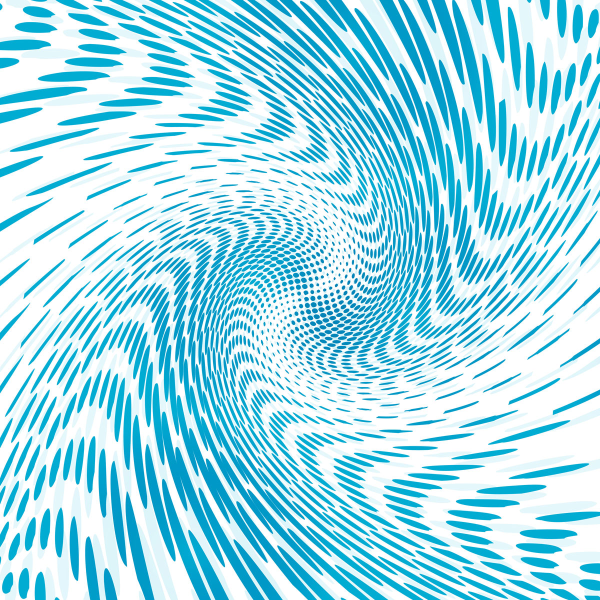
#> input picture Паттерны/Паттерн давление.jpg, 1200 x 1200 px, given in place of fire_inv_1024.png, which was not available (shown at 1/2 size)
$ python build_patterns.py
#> lines starting #> are read from the running program, lines starting #| are printed output that depends on the picture; after the words box and inside, x2 and y2 are one past the last pixel; in counts of white or black regions, pixels touching at a corner belong together; pictures that were not available may be replaced by others from this repository, and a replacement may not be noted
# Adapts source patterns to the in-game style (white mask, alpha levels):
#   line = 1.0, lit field = FILL, dark objects = 0.
# Modes:
#   line  - drawn lines (dark or light) on a flat field: lines -> 1, field -> FILL
#   shape - two-tone shapes: shape interior -> 0, field -> FILL, contour -> 1
#   photo - luminance posterized: bright -> 1, mid -> FILL, dark -> 0
import sys, os
import numpy as np
from PIL import Image, ImageDraw, ImageFilter
from scipy import ndimage as nd

Image.MAX_IMAGE_PIXELS = None
HERE = os.path.dirname(os.path.abspath(__file__))
SRC = os.path.join(HERE, "Исходники")  # исходные картинки паттернов
OUT = os.path.join(HERE, "out")        # готовые маски p_<Элемент>.png
SCR = HERE                             # сюда пишется patterns_preview.png (в Git не попадает)
FILL = 0.55
DARK = 0  # line mode: field farther than this (px on the 1024 canvas) from a line goes dark; 0 = off

# key: (file, mode, options)
CFG = {
    "Ocean": ("ocean pattern.jpg", "line", dict(light=True, pct=82, blur=1.2, scale=0.7)),
    "Rain": ("patter дождь.png", "line", dict(light=True, pct=88, blur=0.8, scale=1.3)),
    "Flare": ("pattern flare.png", "bokeh", dict(pct=97, ring=3, blur=1, sigmas=(28, 18, 11, 7), scale=0.8)),
    "Water": ("water pattern rework.png", "photo", dict(hi=94, lo=22, blur=0.5)),
    "Wind": ("Ветер паттерн.png", "line", dict(light=True, pct=70, blur=1.0)),
    "Earth": ("Земля паттерн.jpg", "line", dict(light=False, pct=18, blur=1.5)),
    "Puddle": ("Лужа паттерн 2.png", "shape", dict(light=False, pct=70, ring=3.5, blur=2, crop=(0.02, 0.02, 0.98, 0.98), scale=1.95)),
    "Pond": ("пруд паттерн.jpg", "line", dict(light=False, pct=34, blur=1.5)),
    "Lightning": ("паттерн молния новый.png", "line", dict(light=True, pct=90, blur=1.0, trunk=True)),
    "Cloud": ("Облако паттерн.png", "line", dict(light=False, pct=14, blur=1.0, crop=(0.01, 0.01, 0.99, 0.99))),
    "Steam": ("Пар паттерн.png", "line", dict(light=False, pct=16, blur=1.5, scale=0.55)),
    "Air": ("Паттерн воздух.png", "shape", dict(light=True, pct=60, ring=3.5, blur=2, scale=0.8)),
    "Soil": ("Паттерн грунт.webp", "line", dict(light=False, pct=14, blur=0.8)),
    "Pressure": ("Давление реворк.png", "line", dict(light=True, pct=72, blur=1.0, scale=1.5, sea=5, sea_area=300, ring=2.5)),
    "Continent": ("Континент реворк.png", "line", dict(light=True, pct=80, blur=1.2, sea=6, ring=3, scale=1.5, shadow=70)),
    "Land": ("Суша реворк.png", "line", dict(light=True, pct=75, blur=1.2, scale=2, sea=4, sea_area=200, ring=2.5)),
    "Hurricane": ("Ураган паттерн.jpg", "shape", dict(light=True, pct=50, ring=3.5, blur=1.5)),
    "Energy": ("Энергия паттерн.png", "shape", dict(light=True, pct=50, ring=3.5, blur=1, scale=1.08, crop=(0.01, 0.01, 0.99, 0.99))),
    "Electricity": ("ПАттерн электричество новый.png", "line", dict(light=True, pct=85, blur=0.8, scale=1.5)),
    "Mist": ("Туман реворк.png", "shape", dict(light=False, pct=62, ring=2.5, blur=1.2)),
    "Smoke": ("Паттерн дым.png", "line", dict(light=True, pct=80, blur=1.5, hp=8)),
    "Sand": ("Паттерн песок.png", "line", dict(light=True, pct=80, blur=1.2)),
    "Dust": ("Паттерн пыль.png", "shape", dict(light=False, pct=35, ring=3, blur=4)),
    "Lava": ("ПАттерн лава.png", "line", dict(light=True, pct=72, blur=1.2)),
    "Volcano": ("Паттерн вулкан.png", "line", dict(light=True, pct=90, blur=1.5, scale=1.3)),
    "Eruption": ("паттерн извержение.png", "shape", dict(light=True, pct=72, ring=2.5, blur=2.5, no_open=True)),
    "Gunpowder": ("паттерн порох.png", "line", dict(light=True, pct=88, blur=1.0, scale=1.6)),
    "Stone": ("stone pattern.png", "line", dict(light=False, pct=22, blur=1.2)),
    "Obsidian": ("Обсидиан реворк.png", "shape", dict(light=False, pct=30, ring=2.5, blur=1.2)),
    "Clay": ("clay pattern.png", "line", dict(light=False, pct=28, blur=1.2)),
    "Mud": ("mud pattern.png", "shape", dict(light=False, pct=55, ring=3, blur=2)),
    "Oxygen": ("oxygen pattern.png", "shape", dict(light=True, pct=85, ring=2.5, blur=1.2, invert=True)),
    "Swamp": ("swamp pattern.png", "line", dict(light=True, pct=68, blur=1.5)),
    "Life": ("life pattern.png", "shape", dict(light=True, pct=55, ring=3, blur=1.5)),
    "Plant": ("plant pattern.png", "line", dict(light=True, pct=72, blur=1.2)),
    "Tree": ("wood pattern.png", "line", dict(light=False, pct=28, blur=1.2)),
    "Island": ("Остров паттерн.png", "shape", dict(light=True, pct=72, ring=3, blur=1.5)),
    "Metal": ("Метаалл паттерн.png", "line", dict(light=True, pct=88, blur=1.0)),
    "Coal": ("Уголь паттерн реворк.jpg", "photo", dict(hi=90, lo=40, blur=0.6)),
    "Diamond": ("Алмаз паттерн реворк.png", "line", dict(light=True, pct=85, blur=1.0)),
    "Smog": ("Смог паттерн реворк.png", "shape", dict(light=False, pct=55, ring=2.5, blur=1.2)),
    "Explosion": ("взрыв паттерн.png", "shape", dict(light=False, pct=62, ring=2.5, blur=1.5)),
    "Earthquake": ("Землетрясение паттерн Реворк.png", "photo", dict(hi=92, lo=12, blur=1.0, shadow=70)),
    "Sound": ("Звук реворк.png", "line", dict(light=True, pct=80, blur=1.0)),
    "Ash": ("Пепел паттерн.png", "shape", dict(light=False, pct=60, ring=2.5, blur=1.5, crop=(0.0, 0.25, 1.0, 0.7), scale=1.8)),
    "Rust": ("Ржавчина паттерн реворк.png", "shape", dict(light=False, pct=65, ring=2.5, blur=1.2)),
    "Antimatter": ("АнтиМатерия Паттерн реворк.png", "line", dict(light=True, pct=86, blur=1.0, scale=2.13)),
    "Poison": ("Яд паттерн.png", "shape", dict(light=False, pct=50, ring=3, blur=1.5)),
    "Frost": ("Иней паттерн.png", "line", dict(light=True, pct=78, blur=2.0, scale=3)),
    "BrickWall": ("Кирпичная стена паттерн.png", "line", dict(light=False, pct=30, blur=1.5, scale=1.9)),
    "Brick": ("Кирпичная стена паттерн.png", "line", dict(light=False, pct=30, blur=3.0, crop=(0.05, 0.05, 0.33, 0.33), scale=6.6)),
    "Blizzard": ("Метель паттерн.png", "line", dict(light=True, pct=82, blur=1.0)),
    "AcidRain": ("Кислотный дождь реворк.png", "line", dict(light=True, pct=84, blur=1.0)),
    "Cold": ("Холод паттерн.png", "line", dict(light=True, pct=84, blur=1.0)),
    "Acid": ("Кислота паттерн.png", "line", dict(light=True, pct=80, blur=1.0)),
    "Soap": ("Мыло паттерн.png", "line", dict(light=True, pct=84, blur=1.0)),
    "Plasma": ("Плазма паттерн.png", "shape", dict(light=False, pct=68, ring=2.5, blur=1.0)),
    "Drought": ("Засуха паттерн.png", "shape", dict(light=False, pct=75, ring=2.5, blur=1.0, crop=(0.0, 0.07, 1.0, 0.45), scale=2.0)),
    "Tornado": ("Паттерн торнадо.png", "shape", dict(light=False, pct=50, ring=2.5, blur=1.0, scale=1.6)),
    "Ice": ("Лед реворк паттерн.png", "line", dict(light=False, pct=12, blur=1.0, scale=1.4)),
    "Glass": ("Стекло паттерн реворк.png", "line", dict(light=False, pct=14, blur=1.0, scale=1.3)),
    "Mountain": ("Гора паттерн.png", "line", dict(light=True, pct=82, blur=1.0)),
    "Snow": ("Снег паттерн.png", "line", dict(light=True, pct=93, blur=1.2, scale=1.3)),
    "Steel": ("сталь паттрен.png", "line", dict(light=True, pct=80, blur=1.0, hp=10, crop=(0.12, 0.1, 0.88, 0.8), scale=2.82)),
    "Geyser": ("Гейзер паттерн.jpg", "photo", dict(hi=93, lo=45, blur=0.8)),
}

# Per-pattern dark distance for approved patterns (about a third dark like Fire); others keep a flat field.
DARK_BY = dict(Pond=5, Lightning=10, Diamond=5, Glass=5, Mountain=5, Cold=5, Plant=8, Cloud=8, Wind=5, Brick=16, Acid=5, Steam=13, Tree=5)

# Line patterns with a uniformly dark field, and ones whose dark areas follow the source tones (author picks).
FLAT_FILL = 0.2
FLAT = {"Ocean", "Rain", "Soil", "Electricity", "Gunpowder", "Stone", "Clay", "Metal", "Sound", "Frost", "Soap", "Ice"}
TONE = {"Earth", "Sand", "Lava", "Volcano", "Swamp", "Antimatter", "Blizzard", "AcidRain", "Snow", "Steel"}


def load(name, crop=None, scale=1):
#> called with name = 'pattern flare.png', scale = 0.8
    im = Image.open(os.path.join(SRC, name)).convert("RGBA")
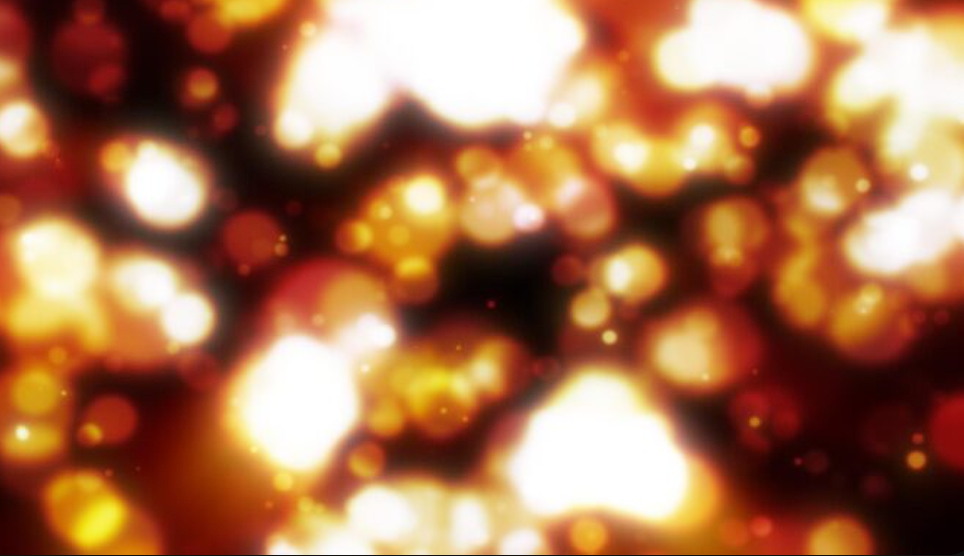
#> input picture Паттерны/pattern flare.png, 964 x 556 px, found by its file name
#> im is the input picture: PIL image 964x556 RGBA; mean R, G, B, A 169.3, 116.9, 83, 255
    bg = Image.new("RGBA", im.size, (255, 255, 255, 255))
#> bg: PIL image 964x556 RGBA; every value is 255
    bg.alpha_composite(im)
    im = bg.convert("L")
#> im: PIL image 964x556 L
    if crop:
        w, h = im.size
        im = im.crop((int(crop[0] * w), int(crop[1] * h), int(crop[2] * w), int(crop[3] * h)))
    im.thumbnail((1024, 1024), Image.LANCZOS)
    if scale != 1:
        im = im.resize((max(1, round(im.width * scale)), max(1, round(im.height * scale))), Image.LANCZOS)
#> im: PIL image 771x445 L
    # Tile to a full 1024 canvas so every pattern renders at the same texel density as Fire.
    a = np.array(im).astype(float) / 255
    return np.tile(a, (-(-1024 // a.shape[0]), -(-1024 // a.shape[1])))[:1024, :1024]
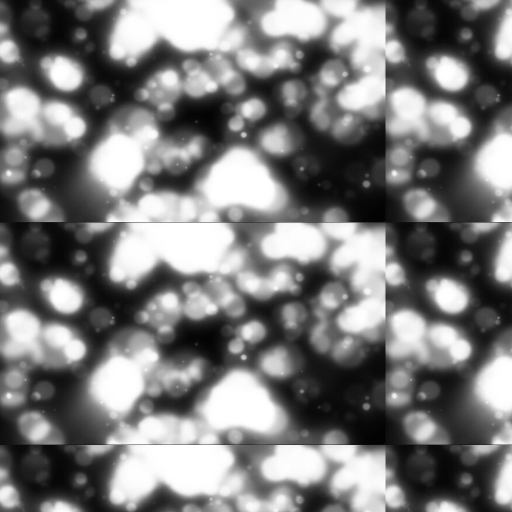
#> returned value: shape (1024, 1024) float64 (shown at 1/2 size); min 0.00784, max 1, mean 0.489


def build(key):
    name, mode, o = CFG[key]
    g = load(name, o.get("crop"), o.get("scale", 1))
    g = nd.gaussian_filter(g, o.get("blur", 1))
    if o.get("hp"):
        g = g - nd.gaussian_filter(g, o["hp"])
    if mode == "line":
        v = g if o["light"] else 1 - g
        t = np.percentile(v, o["pct"] if o["light"] else 100 - o["pct"])
        line = np.clip((v - t) / 0.04 + 0.5, 0, 1)
        out = np.maximum(line, FILL)
        if key in FLAT:
            out = np.maximum(line, FLAT_FILL)
        elif key in TONE:
            # Dark areas of the source picture become dark, lit ones keep the field.
            tone = nd.gaussian_filter(v, 6)
            lo, hi = np.percentile(tone, 30), np.percentile(tone, 65)
            out = np.maximum(line, FILL * np.clip((tone - lo) / (hi - lo), 0, 1))
        dark = o.get("dark", DARK_BY.get(key, DARK))
        if dark and not o.get("sea"):
            # Field far from lines fades to dark, leaving a lit halo around them (three tones like Fire).
            dist = nd.distance_transform_edt(line < 0.5)
            fade = np.clip((dist - dark) / 6, 0, 1)
            field = FILL * (1 - fade)
            if o.get("trunk"):
                # Thick strokes stay full, thin branches and the halo are quieter.
                thick = nd.grey_dilation(nd.distance_transform_edt(line >= 0.5), size=7)
                core = np.clip((thick - 1.5) / 2.5, 0, 1)
                out = np.where(line >= 0.5, line * (0.7 + 0.3 * core), np.maximum(line * 0.7, field * 0.3 / FILL))
            else:
                out = np.where(line >= 0.5, out, np.maximum(line, field))
        if o.get("sea"):
            # Areas with no lines (gaps between plates) become dark objects.
            far = nd.distance_transform_edt(line < 0.5) > o["sea"]
            lab, n = nd.label(far)
            areas = nd.sum(far, lab, range(1, n + 1))
            far = np.isin(lab, 1 + np.nonzero(areas > o.get("sea_area", 1500))[0])
            sea = nd.binary_dilation(far, iterations=o["sea"])
            d = np.where(sea, nd.distance_transform_edt(sea), nd.distance_transform_edt(~sea))
            out = np.where(sea, np.clip(o.get("ring", 3) - d, 0, 1), out)
    elif mode == "shape":
        v = g if o["light"] else 1 - g
        t = np.percentile(v, o["pct"])
        inside = v > t
        if not o.get("no_open"):
            inside = nd.binary_opening(inside, iterations=1)
        d = np.where(inside, nd.distance_transform_edt(inside), nd.distance_transform_edt(~inside))
        ring = np.clip(o["ring"] - d, 0, 1)
        # invert: shapes become the lit field on a dark background.
        out = np.maximum(ring, np.where(inside, FILL, 0) if o.get("invert") else np.where(inside, 0, FILL))
    elif mode == "bokeh":
        # Bokeh: bright blobs found at several scales become outlined dark discs.
        yy, xx = np.mgrid[:g.shape[0], :g.shape[1]]
        inside = np.zeros(g.shape, bool)
        for sig in [x * o.get("scale", 1) for x in o["sigmas"]]:
            dog = nd.gaussian_filter(g, sig) - nd.gaussian_filter(g, sig * 1.6)
            peak = (dog == nd.maximum_filter(dog, size=int(sig * 3))) & (dog > np.percentile(dog, o["pct"]))
            for y, x in zip(*np.nonzero(peak)):
                r = sig * 2.0
                if inside[y, x]:
                    continue
                inside |= (yy - y) ** 2 + (xx - x) ** 2 < r * r
#> this loop made 4 passes
#> pass 1, in build, `peak = (dog == nd.maximum_filter(dog, size=int(sig * 3))) & (dog > np...`:
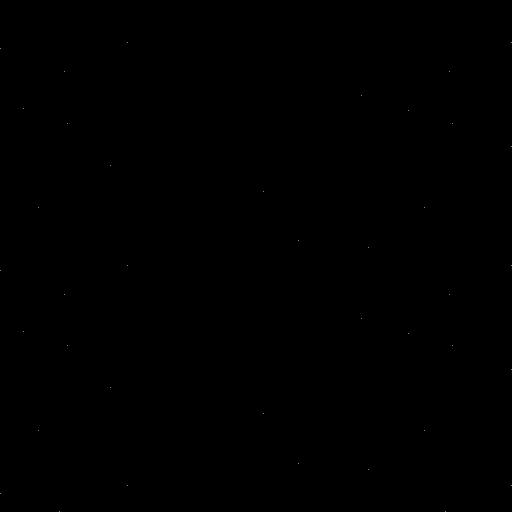
#> peak: shape (1024, 1024) bool (shown at 1/2 size); 0% white in thin lines or dots
#> after the loop:
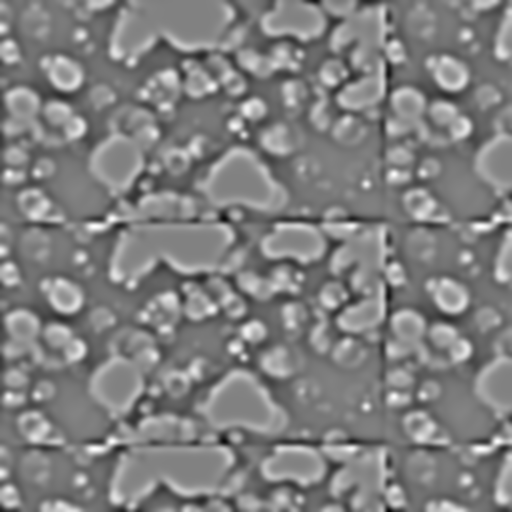
#> dog: shape (1024, 1024) float64 (shown at 1/2 size); min -0.113, max 0.11, mean -2.49e-16; drawn with min black and max white
#> after the loop:
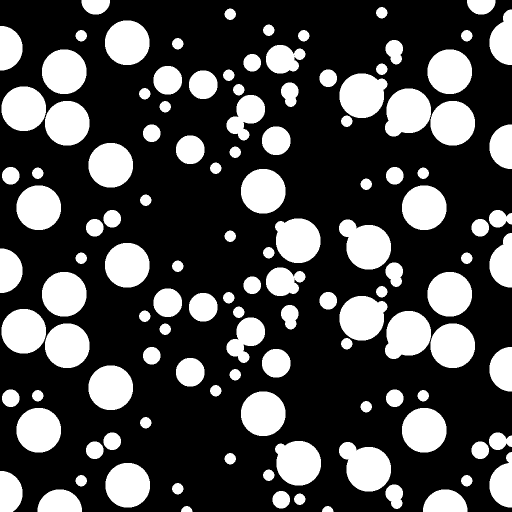
#> inside: shape (1024, 1024) bool (shown at 1/2 size); 28.6% white; 121 white regions, largest, box (x1, y1, x2, y2) and area: (678, 439, 782, 539) 7191, (678, 884, 782, 983) 7175, (770, 177, 862, 273) 6852
        d = np.where(inside, nd.distance_transform_edt(inside), nd.distance_transform_edt(~inside))
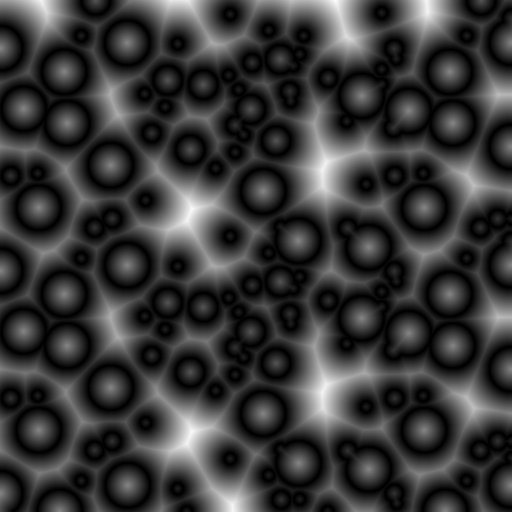
#> d: shape (1024, 1024) float64 (shown at 1/2 size); min 1, max 84.2, mean 19.5; drawn with min black and max white
        ring = np.clip(o["ring"] - d, 0, 1)
        out = np.maximum(ring, np.where(inside, 0, FILL))
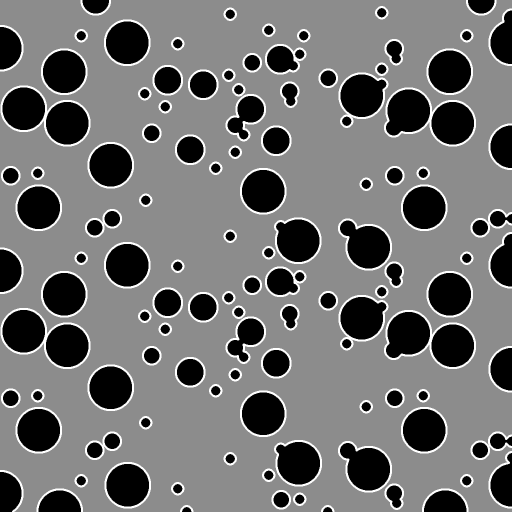
#> out: shape (1024, 1024) float64 (shown at 1/2 size); min 0, max 1, mean 0.445
    else:
        hi, lo = np.percentile(g, o["hi"]), np.percentile(g, o["lo"])
        a = np.clip((g - hi) / 0.03 + 0.5, 0, 1)
        b = np.clip((g - lo) / 0.03 + 0.5, 0, 1) * FILL
        out = np.maximum(a, b)
    if o.get("shadow"):
        # Dark areas creep into the field as a soft shadow; lines stay.
        f = np.clip(nd.distance_transform_edt(out >= 0.15) / o["shadow"], 0, 1) ** 0.6
        out = np.where(out > 0.7, out, np.minimum(out, FILL * f))
    img = np.zeros((*out.shape, 4), np.uint8)
    img[..., :3] = 255
    img[..., 3] = (np.clip(out, 0, 1) * 255).round()
    path = os.path.join(OUT, f"p_{key}.png")
    Image.fromarray(img).save(path)
    return Image.fromarray(img)


# [26 lines left out: functions card, preview, not called in this run]


# Current Elements colors with UITheme.PatternTint applied (V < 0.5 -> lerp 0.55 to white).
COLORS = dict(Fire=(255, 140, 0), Water=(40, 110, 255), Earth=(139, 90, 43), Air=(255, 255, 255),
              Energy=(255, 215, 40), Puddle=(110, 140, 155), Soil=(194, 188, 174), Pressure=(170, 160, 215),
              Steam=(215, 225, 235), Lava=(230, 85, 20), Smoke=(188, 188, 190), Mud=(183, 172, 160),
              Mist=(200, 215, 225), Dust=(180, 165, 140), Flare=(255, 228, 150), Land=(150, 130, 90),
              Cloud=(225, 232, 240), Smog=(140, 135, 70), Swamp=(174, 183, 165), Plant=(95, 175, 70),
              Stone=(130, 130, 130), Earthquake=(194, 191, 187), Volcano=(150, 55, 30), Geyser=(140, 190, 210),
              Wind=(215, 235, 240), Heat=(225, 62, 40), Obsidian=(156, 154, 158), Cold=(160, 210, 240),
              Acid=(150, 220, 60), Gunpowder=(172, 172, 174), Brick=(170, 80, 60), Pond=(60, 120, 160),
              Continent=(140, 125, 90), Lightning=(70, 55, 170), Ocean=(0, 165, 155), Hurricane=(100, 140, 165),
              Tree=(70, 130, 60), Oxygen=(180, 230, 255), Ash=(194, 192, 190), Coal=(165, 163, 163),
              Life=(255, 55, 115), Poison=(100, 255, 20), Rust=(160, 85, 45), Rain=(90, 140, 190),
              Snow=(235, 245, 255), Frost=(200, 230, 245), AcidRain=(160, 200, 90), Drought=(215, 170, 80),
              Blizzard=(215, 235, 250), Metal=(175, 180, 190), Sand=(225, 205, 150), Explosion=(255, 120, 40),
              Plasma=(140, 70, 200), Tornado=(150, 165, 180), Eruption=(200, 70, 25), Ice=(90, 200, 255),
              Clay=(160, 110, 85), Mountain=(190, 192, 194), BrickWall=(192, 167, 163), Star=(255, 250, 210),
              Lithosphere=(150, 75, 45), Hydrosphere=(30, 100, 190), Atmosphere=(110, 170, 240),
              Island=(90, 160, 120), Sound=(150, 120, 255), Soap=(240, 190, 230), Diamond=(190, 240, 250),
              Steel=(105, 125, 155), Antimatter=(156, 149, 167), Glass=(210, 240, 245), Electricity=(120, 200, 255))

if __name__ == "__main__":
    # Hand-made masks (2026-09-30 redo, not from Исходники): rebuilt only when named explicitly,
    # otherwise a plain run would overwrite them with the old source-based versions.
    HAND = {"Air", "Ash", "Cloud", "Coal", "Drought", "Energy", "Geyser", "Hurricane", "Life", "Lightning", "Mist", "Mud",
            "Obsidian", "Ocean", "Poison", "Pond", "Puddle", "Rain", "Smog", "Steam", "Swamp", "Tornado", "Tree", "Water", "Wind",
        "Earth", "Rust", "Soil", "Explosion"}  # replaced by the author's seamless extended versions (2026-10-01)
    keys = sys.argv[1:] or [k for k in CFG if k not in HAND]
    cells = [("Fire", Image.open(os.path.join(OUT, "fire_inv_1024.png")), (255, 140, 0))]
    for key in keys:
        cells.append((key, build(key), COLORS[key]))
#> pass 2 of the loop `for key in keys:`:
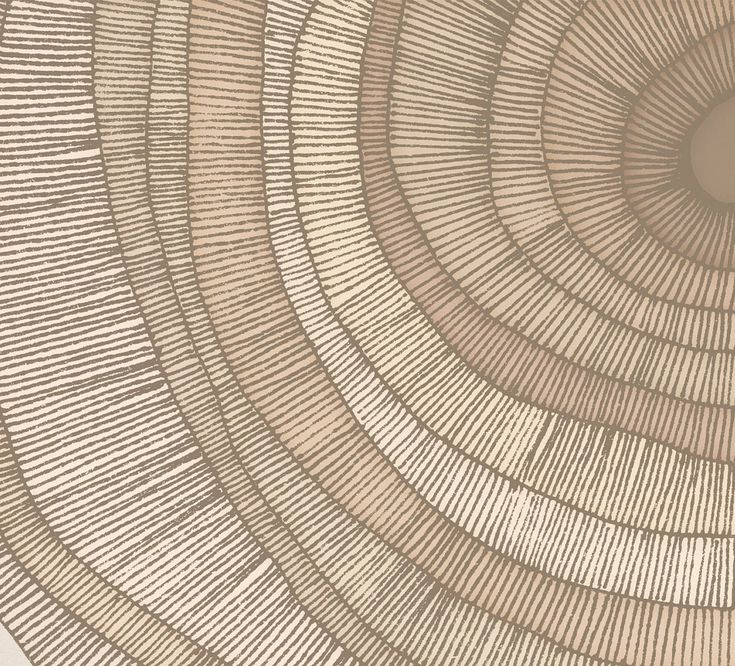
#> input picture Паттерны/Паттерн суша.jpg, 735 x 666 px, given in place of Давление реворк.png, which was not available
#> bg: PIL image 735x666 RGBA; every value is 255
#> a: shape (999, 1102) float64
#> t = 0.787
#> in build (call 2), `lab, n = nd.label(far)`:
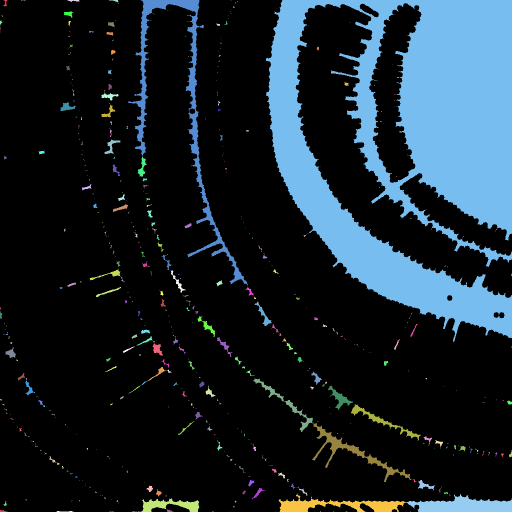
#> lab: shape (1024, 1024) int32 (shown at 1/2 size); 758 distinct labels, from 0 to 757; one colour per label, 0 black
#> n = 757
#> areas = 757 values, max 171831 at index 7, min 1 at index 6, mean 279
#> sea: shape (1024, 1024) bool; 24.2% white; 8 white regions, largest, box (x1, y1, x2, y2) and area: (527, 0, 1024, 689) 198862, (251, 0, 501, 576) 23407, (552, 982, 1024, 1024) 12295
#> in build (call 2), `out = np.where(sea, np.clip(o.get("ring", 3) - d, 0, 1), out)`:
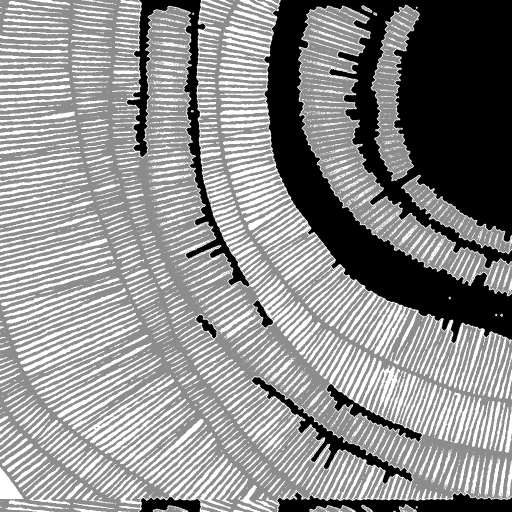
#> out: shape (1024, 1024) float64 (shown at 1/2 size); min 0, max 1, mean 0.549
#> (the run stopped early here; a loop or call above may not have finished)
